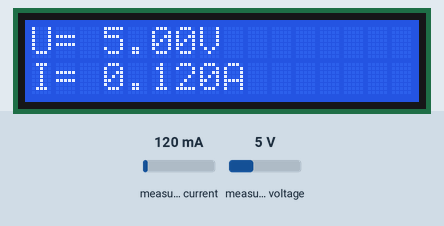
Simulated run of this sketch. Board: Arduino Uno, built with avr-gcc and run on an emulated ATmega328P. Parts: 16×2 character LCD. The test bench sets the inputs (shaded band); at power-on: measured current 120 mA, measured voltage 5 V. What the sketch prints to the serial monitor is not drawn.

Above: at 4.2 s.
4.3 s: measured current set to 40 mA
At 5.5 s:
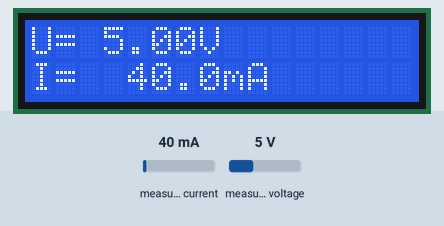
7.6 s: measured voltage set to 0.3 V
At 10.5 s:
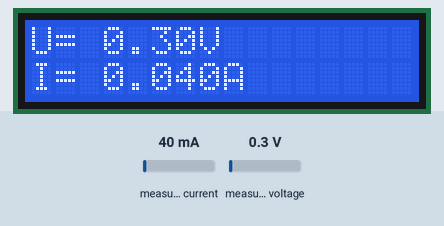
11.7 s: measured current set to 500 mA
At 14.1 s:
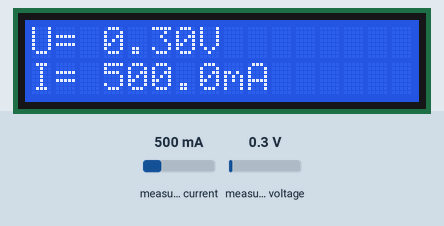
15.8 s: measured voltage set to 3.8 V
At 18.2 s:
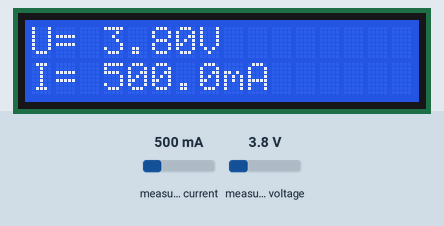
Timing chart, 0 to 19.7 s (numbered marks = the images above; inputs shaded):
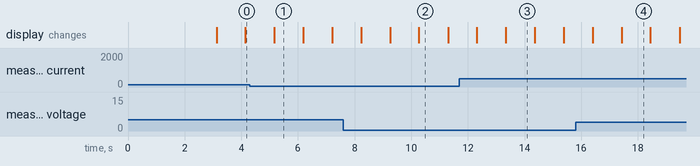

The sketch:

INA219_lcd1602_i2c_0.ino
```cpp
// base sketch from http://henrysbench.capnfatz.com/henrys-bench/arduino-current-measurements/ina219-arduino-current-sensor-voltmeter-tutorial-quick-start/
// adapted sketch by Nicu FLORICA (niq_ro) from http://www.tehnic.go.ro
// & http://www.arduinotehniq.com

#include <Wire.h>
#include <Adafruit_INA219.h> // You will need to download this library

Adafruit_INA219 sensor219; // Declare and instance of INA219

#include <Wire.h>
#include <LiquidCrystal_I2C.h>

// Set the LCD address to 0x27 for a 16 chars and 2 line display
LiquidCrystal_I2C lcd(0x27, 16, 2);

 float busVoltage = 0;  // measure in volts
 float current = 0; // Measure in milli amps
 float current2 = 0; // for amps
 float power = 0;  // measure in watts

void setup(void)
{

  Serial.begin(9600);
  sensor219.begin();

  // initialize the LCD
  lcd.begin();
  // Turn on the blacklight and print a message.
  lcd.backlight();
  lcd.print("INA219 Current &");
  lcd.setCursor(1,1);
  lcd.print("Voltage Sensor");
  delay(3000);
  lcd.clear();
}

void loop(void)
{

  busVoltage = sensor219.getBusVoltage_V();
  current = sensor219.getCurrent_mA();
  power = busVoltage * (current/1000); // Calculate the Power

  Serial.print("Bus Voltage:   ");
  Serial.print(busVoltage);
  Serial.println(" V");

  Serial.print("Current:       ");
  Serial.print(current);
  Serial.println(" mA");

  Serial.print("Power:         ");
  Serial.print(power);
  Serial.println(" W");

  Serial.println("");

lcd.setCursor(0,0);
lcd.print("U=");
if (busVoltage < 10.0) lcd.print(" ");
lcd.print(busVoltage);
lcd.print("V");


lcd.setCursor(0,1);
lcd.print("I=");
if (current < 1000.0) lcd.print(" ");
if (current < 100.0) lcd.print(" ");
if (current < 10.0) lcd.print(" ");
lcd.print(current,1);
lcd.print("mA");
delay(1000);
lcd.setCursor(0,1);
lcd.print("I= ");
int i1 = (current + 0.5)/1000;
int irest = current + 0.5 - 1000*i1;
int i2 = irest/100;
int irest2 = irest - 100*i2;
int i3 = irest2/10;
int i4 = irest2%10;

lcd.print(i1);
lcd.print(".");
lcd.print(i2);
lcd.print(i3);
lcd.print(i4);
lcd.print("A    ");

  delay(1000);
}
```

Measured:
- after the input at 4.3 s, the display: changes after 0.87 s (image 1)
- after the input at 7.6 s, the display: first differs from a run without the input after 1.7 s (image 2 shows a later state)
- after the input at 11.7 s, the display: first differs from a run without the input after 1.6 s (image 3)
- after the input at 15.8 s, the display: first differs from a run without the input after 1.6 s (image 4)
- what the display in image 1 shows lasts 1.0 s, from 5.2 s to 6.2 s
